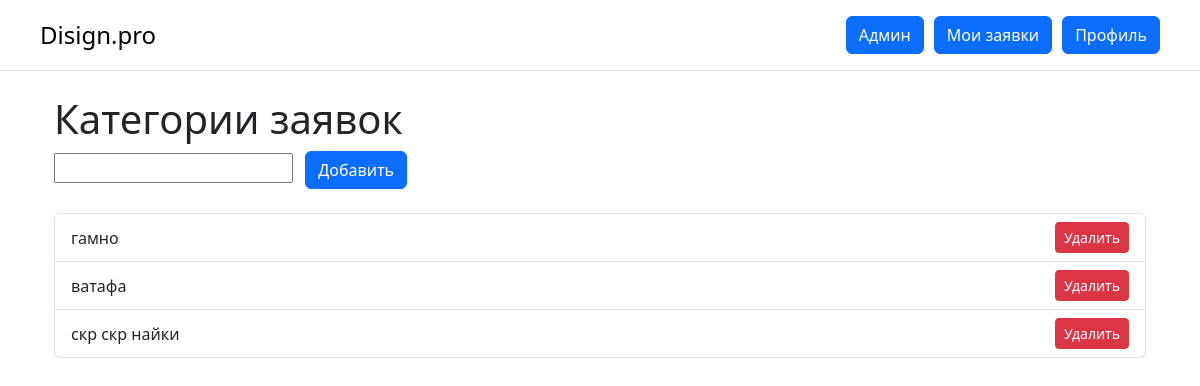
Before: /admin-panel/categories/ (signed in) with the older database file.
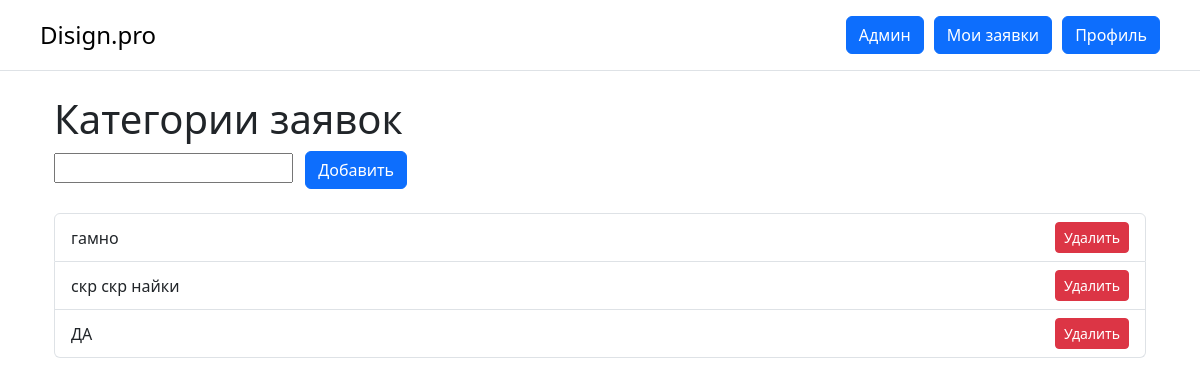
After: the same page with the newer database file.
### main/models.py (models this page shows, shortened)
class Category(models.Model):
    name = models.CharField(
        'Название категории',
        max_length=100,
        unique=True
    )
    class Meta:
        verbose_name = 'Категорию'
        verbose_name_plural = 'Категории'

### main/views.py (the view)
# urls.py: path('admin-panel/categories/', views.categories_list, name='categories_list'),
@login_required
@user_passes_test(is_admin)
def categories_list(request):
    categories = Category.objects.all()
    if request.method == 'POST':
        form = CategoryForm(request.POST)
        if form.is_valid():
            form.save()
            return redirect('categories_list')
    else:
        form = CategoryForm()
    return render(request, 'main/categories_list.html', {
        'categories': categories,
        'form': form
    })

### main/forms.py
class CategoryForm(forms.ModelForm):
    class Meta:
        model = Category
        fields = ['name']

### main/views.py (called while the page is built)
def is_admin(user):
    return user.is_superuser

### main/templates/main/categories_list.html (shortened to what this page needs)
{% extends 'main/base.html' %}
{% block content %}
<div class="container mt-4">
  <h1>Категории заявок</h1>
  <form method="post" class="mb-4">
    {{ form.name }}
    <button class="btn btn-primary ms-2">Добавить</button>
  </form>
  <ul class="list-group">
    {% for category in categories %}
      <li class="list-group-item d-flex justify-content-between align-items-center">
        {{ category.name }}
        <a
          href="{% url 'delete_category' category.id %}"
          class="btn btn-danger btn-sm"
        >
          Удалить
        </a>
      </li>
    {% empty %}
      <li class="list-group-item">Категорий нет</li>
    {% endfor %}
  </ul>
</div>
{% endblock %}

Changed rows visible on the page:
removed Category: name "ватафа"
added Category: name "ДА"
